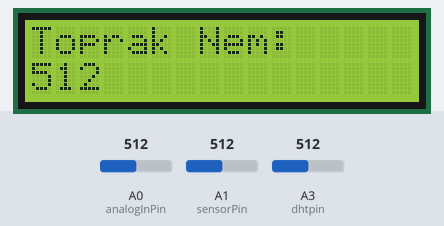
A sketch run on a simulated Arduino Uno, built with avr-gcc and run on an emulated ATmega328P. Shown: 16×2 character LCD. The inputs (shaded band) are chosen by the test bench; at power-on: A1 (sensorPin) = 512, A0 (analogInPin) = 512, A3 (dhtpin) = 512. What the sketch prints to the serial monitor is not drawn.

Above: at 1.3 s.
1.4 s: A1 (sensorPin) set to 109
At 3.9 s:
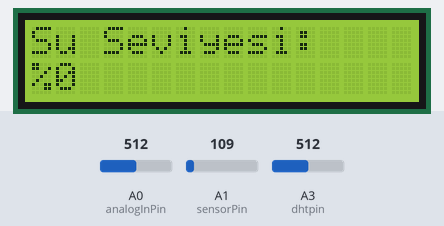
9.7 s: A1 (sensorPin) set to 96
At 12.5 s:
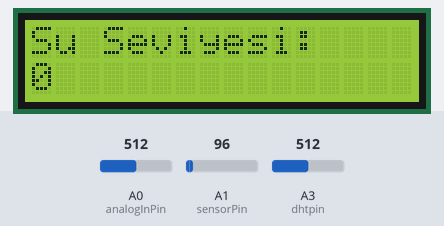
17.7 s: A0 (analogInPin) set to 716
At 20.0 s:
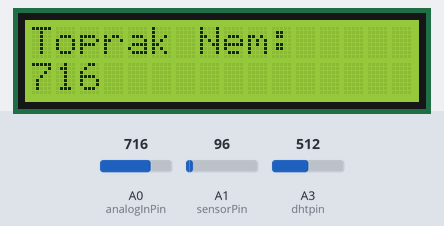
21.7 s: A3 (dhtpin) set to 716
At 24.0 s:
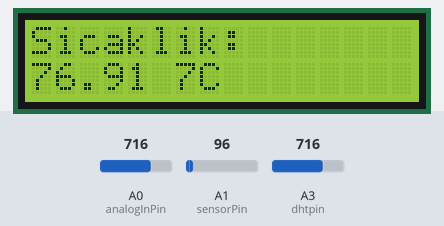
25.7 s: A0 (analogInPin) set to 900
At 28.6 s:
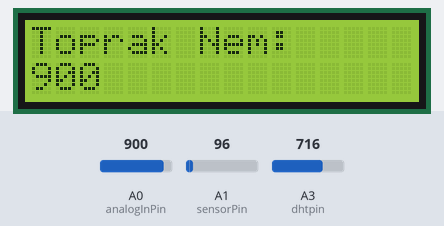
30.8 s: A3 (dhtpin) set to 900
At 33.1 s:
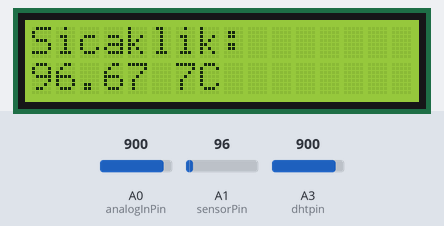
Timing chart, 0 to 34.6 s (numbered marks = the images above; inputs shaded):
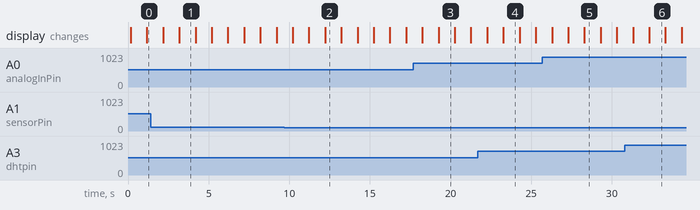

Measured:
- the behaviour switches between 101 and 100 on A1 (sensorPin) (found by bisection; images 1 and 2)
- after the input at 9.7 s, the display: first differs from a run without the input after 2.5 s (image 2)
- what the display in image 1 shows lasts 1.0 s, from 3.2 s to 4.2 s

The sketch:

seraproje.ino
```cpp
#include <LiquidCrystal.h>

LiquidCrystal  lcd(7, 6, 5, 4, 3, 2);

int sensorPin = A1;
int suSeviyesi = 0;
int analogInPin = A0;
int sensorValue = 0;
int dhtpin = A3;

void setup() {
Serial.begin(9600);
lcd.begin(16, 2);
analogReference(INTERNAL); /*setup fonksiyonumuzda bulunan analogReference(INTERNAL); komutu, Arduino'muzun analogda dijitale çeviricisinin 1,1V referans voltajı kullanmasını sağlıyor.
                                Bu sayede, analog girişten okuyacağımız 0-1023 arası değerlerin her bir adımı 1,0742 mV (milivolt) gerilime denk düşüyor.*/
lcd.print("Sicaklik Olcumu:");
delay(100);
}
void loop() {
//su seviyesi ölçümü
suSeviyesi = analogRead(sensorPin);

  if (suSeviyesi<=100)
  {
    lcd.clear();
    lcd.print("Su Seviyesi: ");
    lcd.setCursor(0, 1);
    lcd.print("0");
    Serial.println("0");
  }
  else if (suSeviyesi>100 && suSeviyesi<=250)
  {
    lcd.clear();
    lcd.print("Su Seviyesi: ");
    lcd.setCursor(0, 1);
    lcd.print("%0");
    Serial.println("%0");
  }
  else if (suSeviyesi>250 && suSeviyesi<=300)
  {
    lcd.clear();
    lcd.print("Su Seviyesi: ");
    lcd.setCursor(0, 1);
    lcd.print("%50");
    Serial.print("%50");
  }
  else if (suSeviyesi>300)
  {
    lcd.clear();
    lcd.print("Su Seviyesi: ");
    lcd.setCursor(0, 1);
    lcd.print("%100");
    Serial.println("%100");
  }

  delay(1000);

//toprak nem ölçümü
lcd.clear();
lcd.print("Toprak Nem:");
sensorValue = analogRead(analogInPin);
lcd.setCursor(0, 1);
lcd.print(sensorValue);
delay(1000);

//ısı nem ölçümü
int sicaklikVolt = analogRead(dhtpin);
  float sicaklikC = sicaklikC = sicaklikVolt / 9.31;
  lcd.clear();
  lcd.setCursor(0,0);
  lcd.print("Sicaklik:");
  lcd.setCursor(0, 1);
  lcd.print(sicaklikC);
  lcd.setCursor(6,1);
  lcd.print("7C");
  delay(1000);


}
```
